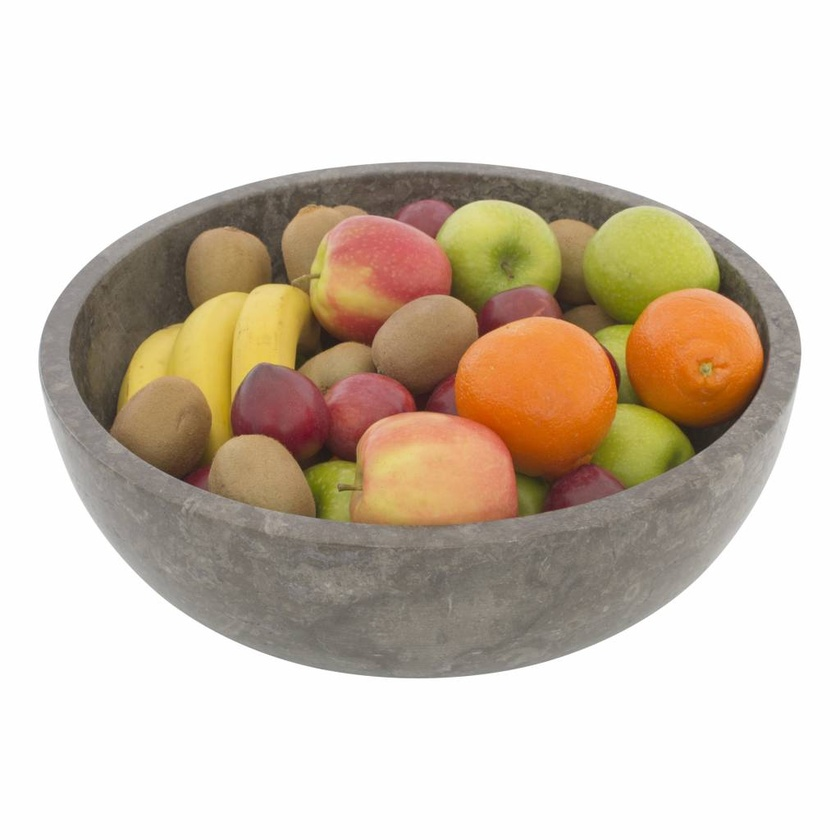
//> input picture OpenCVCourse/Resources/fruit.jpg, 840 x 840 px, shrunk from 1024 x 1024 before the run
$ ./OpdrachtTweePuntTwee   (built with g++ and OpenCV 4)
//> lines starting //> are read from the running program, lines starting //| are printed output that depends on the picture; after the words box and inside, x2 and y2 are one past the last pixel; in counts of white or black regions, pixels touching at a corner belong together
#include <opencv2/imgcodecs.hpp>
#include <opencv2/highgui.hpp>
#include <opencv2/imgproc.hpp>
#include <iostream>

using namespace cv;
using namespace std;

///////////////  Basic Functions  //////////////////////

int threshold1 = 0;
int threshold2 = 0;

void main()
{
	string path = "Resources/fruit.jpg";
	Mat img = imread(path);
//> img is the input picture: 840 rows x 840 cols, CV_8UC3; mean B, G, R 183.5, 198.2, 210.5
	Mat imgGray, imgBlur, imgCanny, imgDil, imgErode;

	const string name = "Opdracht 2.2";
	namedWindow(name);
	createTrackbar("Threshold 1", name, &threshold1, 100);
	createTrackbar("Threshold 2", name, &threshold2, 300);

	while (true)
	{
		cvtColor(img, imgGray, COLOR_BGR2GRAY);
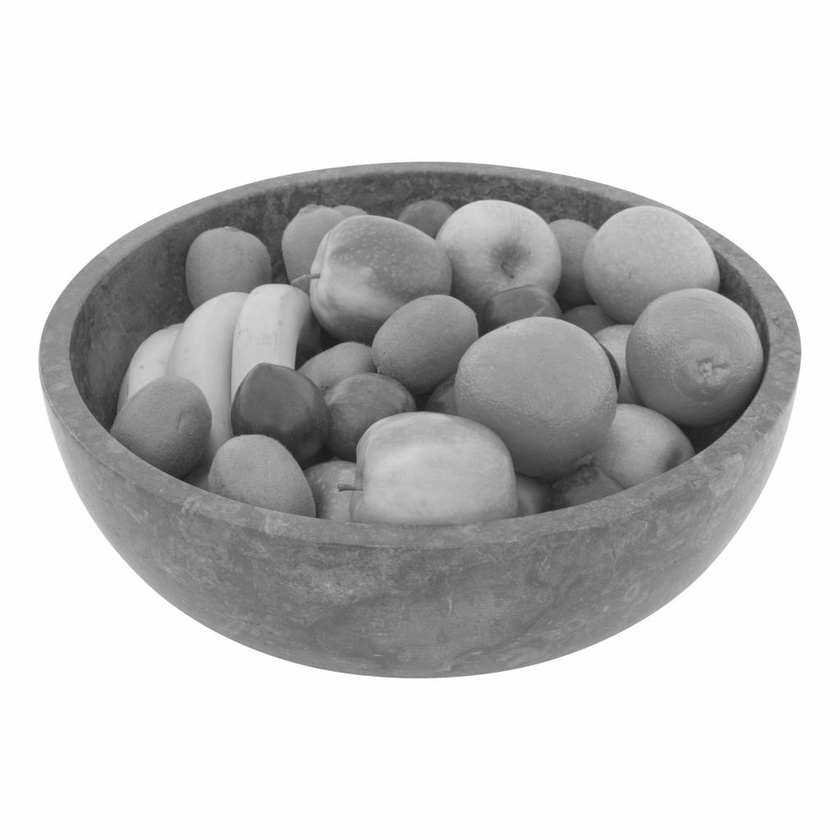
//> imgGray: 840 rows x 840 cols, CV_8UC1; min 27, max 255, mean 200.2
		GaussianBlur(imgGray, imgBlur, Size(7, 7), 5, 0);
		Canny(imgBlur, imgCanny, threshold1, threshold2);
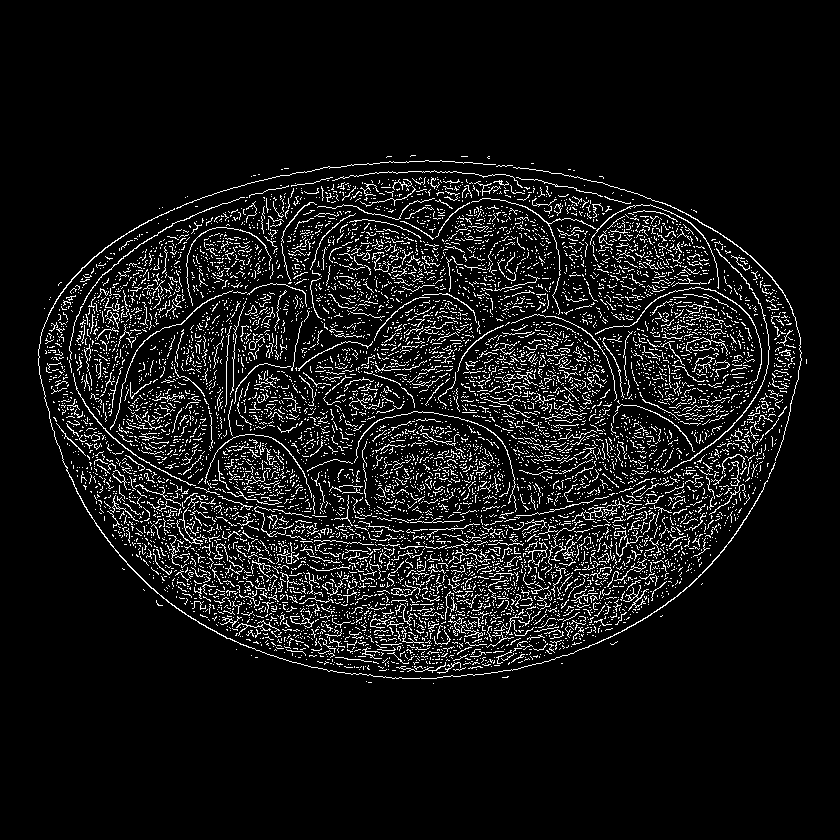
//> imgCanny: 840 rows x 840 cols, CV_8UC1; 8% white in thin lines or dots, all inside (x1, y1, x2, y2) = (38, 155, 807, 684)

		Mat kernel = getStructuringElement(MORPH_RECT, Size(3, 3));
		dilate(imgCanny, imgDil, kernel);
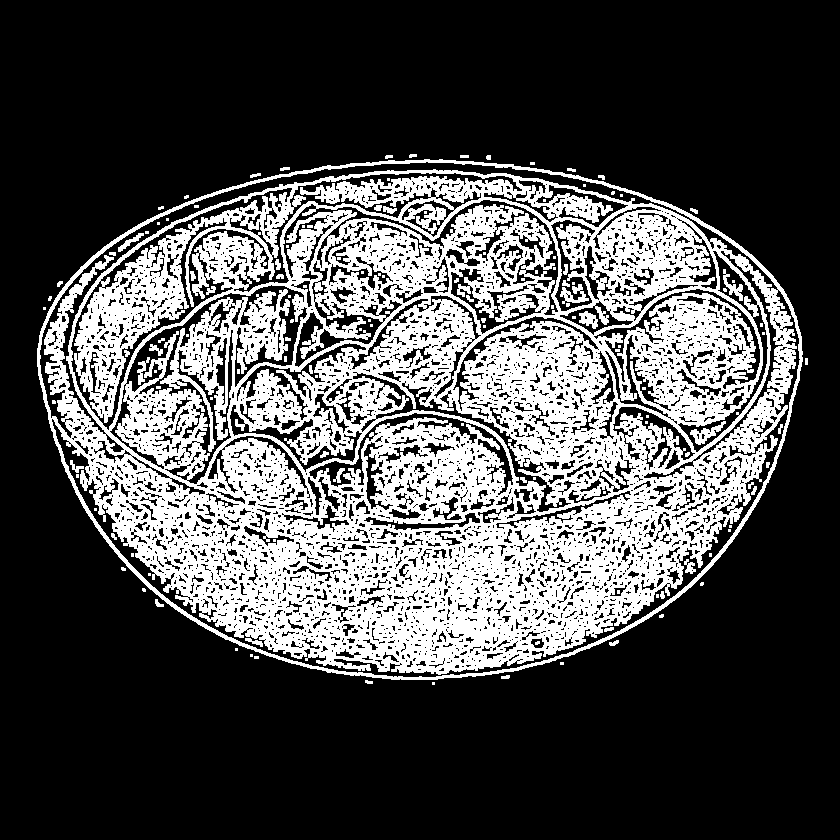
//> imgDil: 840 rows x 840 cols, CV_8UC1; 30.5% white; 137 white regions (85 under 20 px), largest, box (x1, y1, x2, y2) and area: (37, 159, 803, 680) 211282, (690, 421, 726, 445) 298, (560, 284, 589, 304) 274
		erode(imgDil, imgErode, kernel);
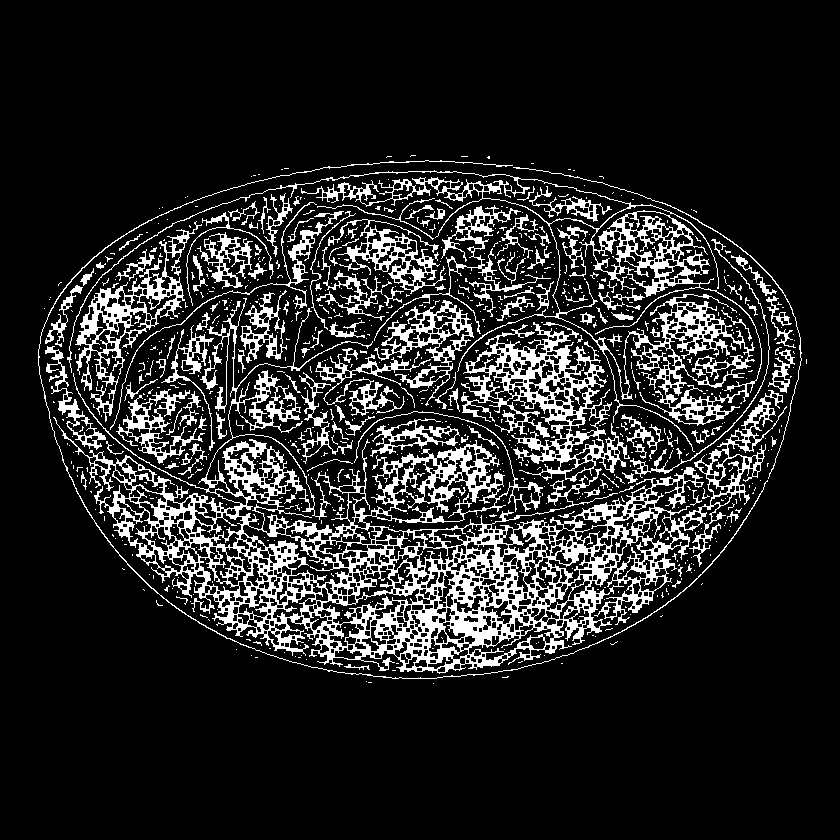
//> imgErode: 840 rows x 840 cols, CV_8UC1; 14.5% white; 936 white regions (798 under 20 px), largest, box (x1, y1, x2, y2) and area: (53, 298, 787, 674) 46381, (67, 170, 762, 452) 11900, (461, 322, 630, 482) 7677

		imshow("Image", img);
		imshow("Image Gray", imgGray);
		imshow("Image Blur", imgBlur);
		imshow("Image Canny", imgCanny);
		imshow("Image Dilation", imgDil);
		imshow("Image Erode", imgErode);
		waitKey(1);
	}
}

$ run again, with OpenCVCourse/Resources/hand.jpg copied over OpenCVCourse/Resources/fruit.jpg
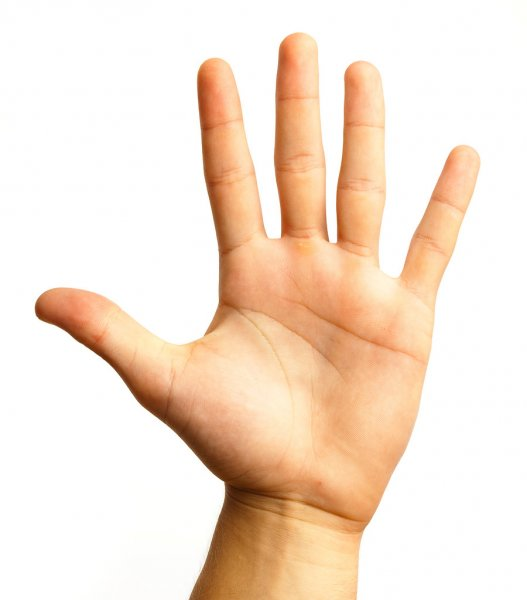
//> input picture OpenCVCourse/Resources/hand.jpg, 527 x 600 px
//> img is the input picture: 600 rows x 527 cols, CV_8UC3; mean B, G, R 210, 226.5, 245.6
//> `Canny(imgBlur, imgCanny, threshold1, threshold2);`:
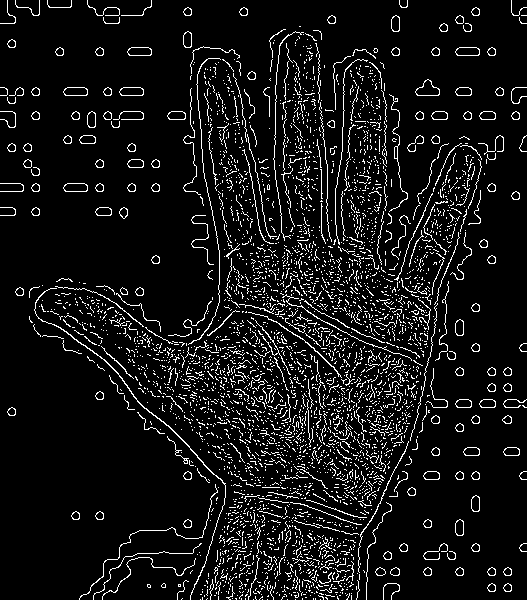
//> imgCanny: 600 rows x 527 cols, CV_8UC1; 8.1% white in thin lines or dots
//> imgDil: 600 rows x 527 cols, CV_8UC1; 31.3% white; 265 white regions (68 under 20 px), largest, box (x1, y1, x2, y2) and area: (33, 30, 483, 600) 71748, (78, 483, 220, 600) 1921, (108, 374, 211, 484) 712
//> `erode(imgDil, imgErode, kernel);`:
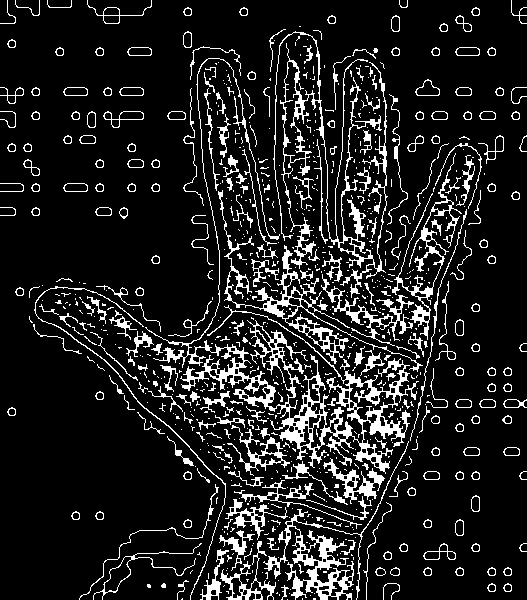
//> imgErode: 600 rows x 527 cols, CV_8UC1; 12.6% white in thin lines or dots
